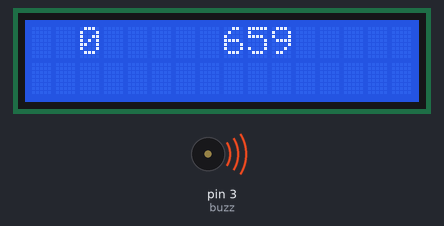
Recording of a sketch running on a simulated Arduino Uno, built with avr-gcc and run on an emulated ATmega328P. Shown: 16×2 character LCD, buzzer (waves = sounding).

Above: at 0.25 s.
At 23.38 s:
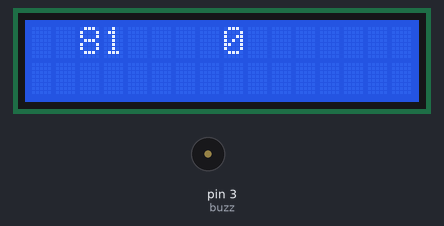
At 28.1 s:
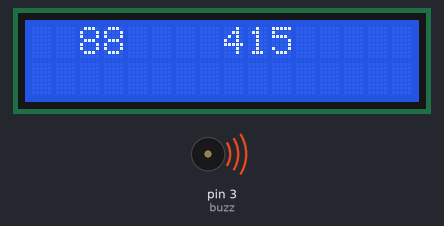
At 34.0 s:
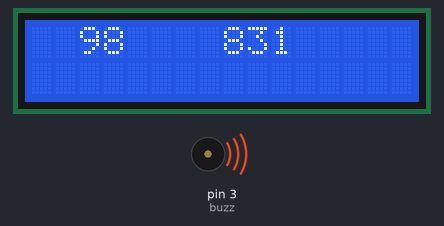
Timing chart, 0 to 40.0 s (numbered marks = the images above):
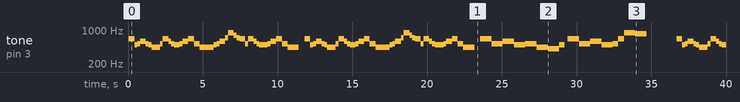

The sketch:

codigo.ino
```cpp
#include <LiquidCrystal.h>

//LiquidCrystal(rs, enable, d4, d5, d6, d7)

LiquidCrystal lcd(5, 6, 8, 9, 10, 11);

#define NOTE_C4  262
#define NOTE_CS4 277
#define NOTE_D4  294
#define NOTE_DS4 311
#define NOTE_E4  330
#define NOTE_F4  349
#define NOTE_FS4 370
#define NOTE_G4  392
#define NOTE_GS4 415
#define NOTE_A4  440
#define NOTE_AS4 466
#define NOTE_B4  494
#define NOTE_C5  523
#define NOTE_CS5 554
#define NOTE_D5  587
#define NOTE_DS5 622
#define NOTE_E5  659
#define NOTE_F5  698
#define NOTE_FS5 740
#define NOTE_G5  784
#define NOTE_GS5 831
#define NOTE_A5  880
#define NOTE_AS5 932
#define NOTE_B5  988
#define SILENCIO   0

int melody[][2] = {
    {NOTE_E5,4},
    {NOTE_B4,8},
    {NOTE_C5,8},
    {NOTE_D5,4},
    {NOTE_C5,8},
    {NOTE_B4,8},
    {NOTE_A4,4},
    {NOTE_A4,8},
    {NOTE_C5,8},
    {NOTE_E5,4},
    {NOTE_D5,8},
    {NOTE_C5,8},
    {NOTE_B4,4},
    {NOTE_C5,8},
    {NOTE_D5,4},
    {NOTE_E5,4},
    {NOTE_C5,4},
    {NOTE_A4,4},
    {NOTE_A4,8},
    {NOTE_A4,4},
    {NOTE_B4,8},
    {NOTE_C5,8},
    {NOTE_D5,4},
    {NOTE_F5,8},
    {NOTE_A5,4},
    {NOTE_G5,8},
    {NOTE_F5,8},
    {NOTE_E5,4},
    {NOTE_C5,8},
    {NOTE_E5,4},
    {NOTE_D5,8},
    {NOTE_C5,8},
    {NOTE_B4,4},
    {NOTE_B4,8},
    {NOTE_C5,8},
    {NOTE_D5,4},
    {NOTE_E5,4},
    {NOTE_C5,4},
    {NOTE_A4,4},
    {NOTE_A4,4},
    {SILENCIO,4},
    {NOTE_E5,4},
    {NOTE_B4,8},
    {NOTE_C5,8},
    {NOTE_D5,4},
    {NOTE_C5,8},
    {NOTE_B4,8},
    {NOTE_A4,4},
    {NOTE_A4,8},
    {NOTE_C5,8},
    {NOTE_E5,4},
    {NOTE_D5,8},
    {NOTE_C5,8},
    {NOTE_B4,4},
    {NOTE_C5,8},
    {NOTE_D5,4},
    {NOTE_E5,4},
    {NOTE_C5,4},
    {NOTE_A4,4},
    {NOTE_A4,8},
    {NOTE_A4,4},
    {NOTE_B4,8},
    {NOTE_C5,8},
    {NOTE_D5,4},
    {NOTE_F5,8},
    {NOTE_A5,4},
    {NOTE_G5,8},
    {NOTE_F5,8},
    {NOTE_E5,4},
    {NOTE_C5,8},
    {NOTE_E5,4},
    {NOTE_D5,8},
    {NOTE_C5,8},
    {NOTE_B4,4},
    {NOTE_B4,8},
    {NOTE_C5,8},
    {NOTE_D5,4},
    {NOTE_E5,4},
    {NOTE_C5,4},
    {NOTE_A4,4},
    {NOTE_A4,4},
    {SILENCIO,4},
    {NOTE_E5,2},
    {NOTE_C5,2},
    {NOTE_D5,2},
    {NOTE_B4,2},
    {NOTE_C5,2},
    {NOTE_A4,2},
    {NOTE_GS4,2},
    {NOTE_B4,4},
    {SILENCIO,8},
    {NOTE_E5,2},
    {NOTE_C5,2},
    {NOTE_D5,2},
    {NOTE_B4,2},
    {NOTE_C5,4},
    {NOTE_E5,4},
    {NOTE_A5,2},
    {NOTE_GS5,2}
};


float tempo = 1.5;

#define buzz 3

void setup()
{
  lcd.begin(16, 2);

  pinMode(buzz, OUTPUT);

  Serial.begin(9600);
}

void loop()
{
  /*lcd.setCursor( 2  , 0);
 	lcd.print("hola");

  	lcd.setCursor( 6  , 1);
 	lcd.print("mundo");

  	lcd.setCursor( 7 , 0);
  	lcd.write( byte( 5 ) );

  	delay(200);
  	lcd.clear();*/

  for (int i = 0; i < 99; i++)
  {
    lcd.setCursor( 2  , 0);
    lcd.print(i);
    lcd.setCursor( 8  , 0);
    lcd.print(melody[i][0]);
   	tone(buzz, melody[i][0], (1000/melody[i][1]) * tempo);
    delay((1000/melody[i][1]) * tempo);
    lcd.clear();
  }

  noTone( buzz );
  delay(2000);
}
```

Measured:
- by itself, tone on pin 3 (buzz): plays 659 Hz for 0.38 s, 494 Hz for 0.19 s, 523 Hz for 0.19 s, 587 Hz for 0.38 s, 523 Hz for 0.19 s, 494 Hz for 0.19 s … (98 notes in this stretch)
- what the display in image 2 shows lasts 0.7 s, from 28.1 s to 28.8 s
